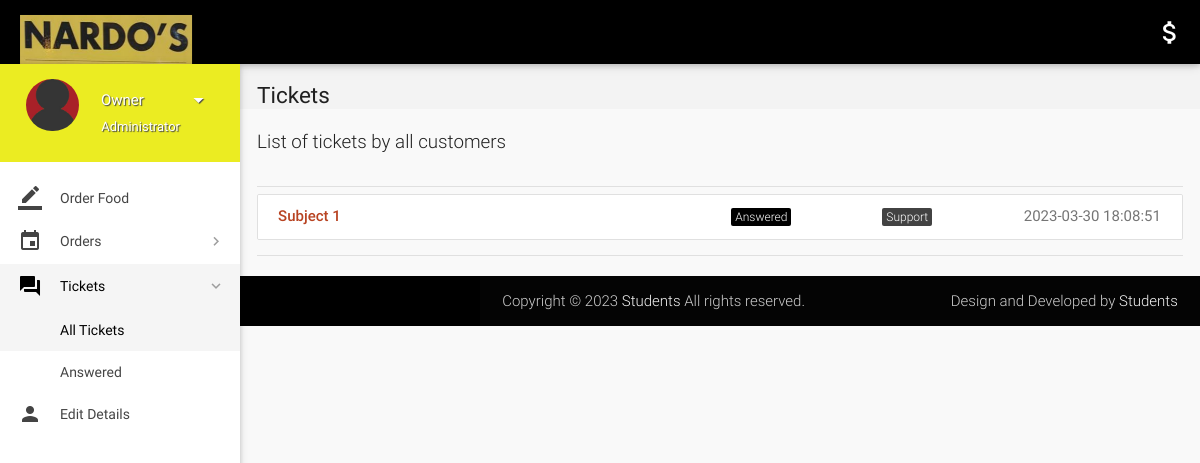
Page /all-tickets.php (signed in) on the committed database.
### tables this page shows
CREATE TABLE `tickets` (
  `id` int(11) NOT NULL,
  `poster_id` int(11) NOT NULL,
  `subject` varchar(100) NOT NULL,
  `description` varchar(3000) NOT NULL,
  `status` varchar(8) NOT NULL DEFAULT 'Open',
  `type` varchar(30) NOT NULL DEFAULT 'Others',
  `date` datetime NOT NULL DEFAULT CURRENT_TIMESTAMP,
  `deleted` tinyint(4) NOT NULL DEFAULT '0'
);

### includes/connect.php (called while the page is built, shortened)
<?php
$name = $_SESSION['name'];
$role = $_SESSION['role'];
?>

### all-tickets.php (the view, shortened to what this page needs)
<?php
include 'includes/connect.php';
	if($_SESSION['admin_sid']==session_id())
	{
		?>
<!DOCTYPE html>
<html lang="en">
<head>
  <link href="css/materialize.min.css" type="text/css" rel="stylesheet" media="screen,projection">
  <link href="css/style.min.css" type="text/css" rel="stylesheet" media="screen,projection">
  <link href="css/custom/custom.min.css" type="text/css" rel="stylesheet" media="screen,projection">
  <link href="js/plugins/perfect-scrollbar/perfect-scrollbar.css" type="text/css" rel="stylesheet" media="screen,projection">
  <link href="js/plugins/data-tables/css/jquery.dataTables.min.css" type="text/css" rel="stylesheet" media="screen,projection">
</head>
<body>
  <header id="header" class="page-topbar">
        <div class="navbar-fixed">
            <nav class="navbar-color">
                <div class="nav-wrapper">
                    <ul class="left">
                      <li><h1 class="logo-wrapper"><a href="index.php" class="brand-logo darken-1"><img src="images/materialize-logo.png" alt="logo"></a> <span class="logo-text">Logo</span></h1></li>
                    </ul>
                    <ul class="right hide-on-med-and-down">
                        <li><a href="#" class="waves-effect waves-block waves-light"><i class="mdi-editor-attach-money"><?php echo $balance;?></i></a>
                        </li>
                    </ul>
                </div>
            </nav>
        </div>
  </header>
  <div id="main">
    <div class="wrapper">
      <aside id="left-sidebar-nav">
        <ul id="slide-out" class="side-nav fixed leftside-navigation">
            <li class="user-details cyan darken-2">
            <div class="row">
                <div class="col col s4 m4 l4">
                    <img src="images/avatar.jpg" alt="" class="circle responsive-img valign profile-image">
                </div>
                <div class="col col s8 m8 l8">
                    <a class="btn-flat dropdown-button waves-effect waves-light white-text profile-btn" href="#" data-activates="profile-dropdown"><?php echo $name;?> <i class="mdi-navigation-arrow-drop-down right"></i></a>
                    <p class="user-roal"><?php echo $role;?></p>
                </div>
            </div>
            </li>
            <li class="bold"><a href="index.php" class="waves-effect waves-cyan"><i class="mdi-editor-border-color"></i> Order Food</a>
            </li>
                <li class="no-padding">
                    <ul class="collapsible collapsible-accordion">
                        <li class="bold"><a class="collapsible-header waves-effect waves-cyan"><i class="mdi-editor-insert-invitation"></i> Orders</a>
                        </li>
                    </ul>
                </li>
                <li class="no-padding">
                    <ul class="collapsible collapsible-accordion">
                        <li class="bold"><a class="collapsible-header waves-effect waves-cyan active"><i class="mdi-action-question-answer"></i> Tickets</a>
                            <div class="collapsible-body">
                                <ul>
								<li class="<?php
								if(!isset($_GET['status'])){
										echo 'active';
									}?>
									"><a href="all-tickets.php">All Tickets</a>
                                </li>
								<?php
									$sql = mysqli_query($con, "SELECT DISTINCT status FROM tickets;");
									while($row = mysqli_fetch_array($sql)){
                                    echo '<li class='.(isset($_GET['status'])?($status == $_GET['status'] ? 'active' : ''): '').'><a href="all-tickets.php?status='.$row['status'].'">'.$row['status'].'</a>
                                    </li>';
									}
									?>
                                </ul>
                            </div>
                        </li>
                    </ul>
                </li>
            <li class="bold"><a href="details.php" class="waves-effect waves-cyan"><i class="mdi-social-person"></i> Edit Details</a>
            </li>
        </ul>
        </aside>
      <section id="content">
        <div id="breadcrumbs-wrapper">
          <div class="container">
            <div class="row">
              <div class="col s12 m12 l12">
                <h5 class="breadcrumbs-title">Tickets</h5>
              </div>
            </div>
          </div>
        </div>
        <div class="container">
          <p class="caption">List of tickets by all customers</p>
          <div class="divider"></div>
									<div id="work-collections">
									<ul id="projects-collection" class="collection">
								<?php
									if(isset($_GET['status'])){
										$status = $_GET['status'];
									}
									else{
										$status = '%';
									}
									$sql = mysqli_query($con, "SELECT * FROM tickets WHERE status LIKE '$status';");
									while($row = mysqli_fetch_array($sql)){
									echo'<a href="view-ticket-admin.php?id='.$row['id'].'"class="collection-item">
                                        <div class="row">
                                            <div class="col s6">
                                                <p class="collections-title">'.$row['subject'].'</p>
                                            </div>
                                            <div class="col s2">
                                            <span class="task-cat cyan">'.$row['status'].'</span></div>
                                            <div class="col s2">
                                            <span class="task-cat grey darken-3">'.$row['type'].'</span></div>
                                            <div class="col s2">
                                            <span class="badge">'.$row['date'].'</span></div>
                                        </div>
                                    </a>';
									}
									?>
									</ul>
									</div>
            <div class="divider"></div>
          </div>
    </div>
  <footer class="page-footer">
    <div class="footer-copyright">
      <div class="container">
        <span>Copyright © 2023 <a class="grey-text text-lighten-4" href="#" target="_blank">Students</a> All rights reserved.</span>
        <span class="right"> Design and Developed by <a class="grey-text text-lighten-4" href="#">Students</a></span>
        </div>
    </div>
  </footer>
</body>
</html>
<?php
	}
?>

### rows in the picture
tickets: subject "Subject 1", status "Answered", type "Support", date "2023-03-30 18:08:51"

### other values in the picture
$name "Owner"
$role "Administrator"
$row['status'] "Answered"
